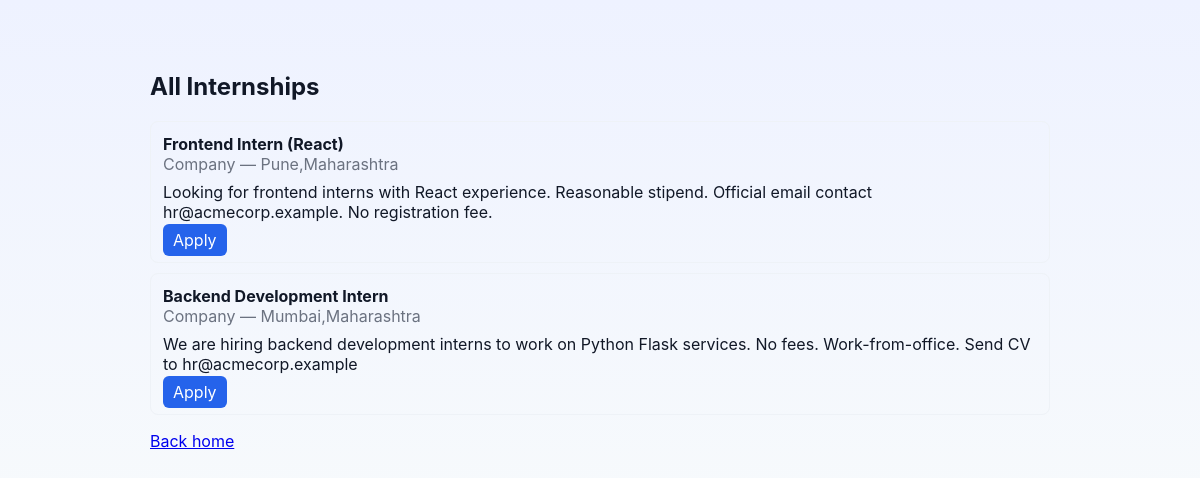
Screenshot of /internships with the database file from the repository.
### tables this page shows
CREATE TABLE internships (
        id INTEGER PRIMARY KEY AUTOINCREMENT,
        company_id INTEGER,
        title TEXT NOT NULL,
        description TEXT,
        location TEXT,
        stipend TEXT,
        skills_required TEXT,
        category TEXT,
        created_at TEXT,
        FOREIGN KEY(company_id) REFERENCES users(id)
    );

CREATE TABLE users (
    id INTEGER PRIMARY KEY AUTOINCREMENT,
    username TEXT UNIQUE NOT NULL,
    password TEXT NOT NULL
, full_name TEXT, email TEXT, skills TEXT, created_at TEXT, role TEXT);

### app.py (the view)
@app.route("/internships")
def internships():
    try:
        rows = query_all("""SELECT i.id, i.title, i.description, i.location, i.stipend, i.skills_required, i.category, i.created_at,
                             u.full_name as company_name, u.username as company_username
                             FROM internships i LEFT JOIN users u ON i.company_id = u.id
                             ORDER BY i.created_at DESC""")
        internships_list = [dict(r) for r in rows] if rows else []
    except Exception:
        traceback.print_exc()
        flash("Could not load internships.")
        internships_list = []
    return render_template("internships.html", internships=internships_list)

### app.py (called while the page is built)
def get_db_conn():
    os.makedirs(DB_DIR, exist_ok=True)
    conn = sqlite3.connect(DB_PATH, timeout=30, check_same_thread=False)
    conn.row_factory = sqlite3.Row
    return conn

def query_all(query, params=()):
    conn = get_db_conn()
    cur = conn.cursor()
    cur.execute(query, params)
    rows = cur.fetchall()
    conn.close()
    return rows

def get_current_user():
    uid = session.get('user_id')
    if not uid:
        return None
    row = query_one("SELECT * FROM users WHERE id = ?", (uid,))
    return dict(row) if row else None

@app.context_processor
def inject_user():
    return dict(user=get_current_user())

### templates/internships.html (shortened to what this page needs)
<!DOCTYPE html>
<html lang="en">
<head>
  <link rel="stylesheet" href="{{ url_for('static', filename='style.css') }}">
</head>
<body>
  <div style="max-width:900px;margin:28px auto;">
    <h2>All Internships</h2>
    {% if internships %}
      {% for i in internships %}
        <div style="border:1px solid #eef2f7;padding:12px;border-radius:8px;margin-bottom:10px;">
          <div style="font-weight:700">{{ i.title }}</div>
          <div style="color:#6b7280">{{ i.company_name or 'Company' }} — {{ i.location or 'Remote' }}</div>
          <div style="margin-top:8px;">{{ i.description[:300] }}{% if i.description|length > 300 %}...{% endif %}</div>
          <div style="margin-top:8px;">
            <a href="{{ url_for('apply', internship_id=i.id) }}" style="padding:6px 10px;background:#2563eb;color:white;border-radius:6px;text-decoration:none;">Apply</a>
          </div>
        </div>
      {% endfor %}
    {% else %}
      <p>No internships posted yet.</p>
    {% endif %}
    <p><a href="{{ url_for('index') }}">Back home</a></p>
  </div>
</body>
</html>

### static/style.css (style rules this page uses)
:root { --bg:#f6f8fb; --card:#ffffff; --muted:#6b7280; --accent:#2563eb; --success:#16a34a; --danger:#ef4444; --warn:#f59e0b; --rounded:10px; --maxwidth:980px; --glass: rgba(255,255,255,0.7); }
* { box-sizing:border-box }
body { margin:0; font-family: Inter, system-ui, -apple-system, "Segoe UI", Roboto, "Helvetica Neue", Arial; background: linear-gradient(180deg,#eef2ff 0%, #f7fafc 100%); color:#111827; -webkit-font-smoothing:antialiased; -moz-osx-font-smoothing:grayscale; padding:24px; display:flex; justify-content:center; }

### rows the page displays
internships: title "Frontend Intern (React)", full_name "Company", location "Pune,Maharashtra", description "Looking for frontend interns with React experience. Reasonable stipend. Official email contact hr@acmecorp.example. No registration fee."
internships: title "Backend Development Intern", full_name "Company", location "Mumbai,Maharashtra", description "We are hiring backend development interns to work on Python Flask services. No fees. Work-from-office. Send CV to hr@acmecorp.example"
